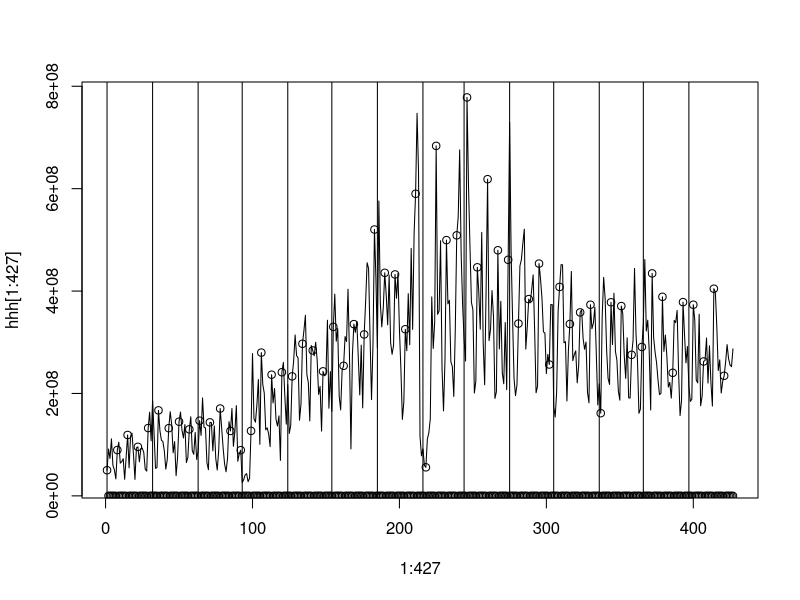

Here is the R script that generated this plot: (Note: this script raises an error after producing the figure.)
library("forecast")
###############################################
#读取数据

#season2 part2数据
#10w用户
finalTot=read.csv("finalTot.csv",header=FALSE)
for (i in 2:17){
        finalTot[,i]=as.numeric(finalTot[,i])
}
names(finalTot)=c("report_date","tbalance","ybalance","total_purchase_amt"
                  ,"direct_purchase_amt","purchase_bal_amt"
                  ,"purchase_bank_amt","total_redeem_amt","consume_amt","transfer_amt"
                  ,"tftobal_amt","tftocard_amt","share_amt"
                  ,"category1","category2","category3","category4")
finalTot$report_date=as.Date(as.character(finalTot$report_date),format="%Y%m%d")


#season2 part1数据
#10w用户
part1=read.csv("season2part1.csv",header=FALSE)
part1=part1[,-4]
part1[,3]=as.numeric(part1[,3])
names(part1)=c("report_date","total_purchase_amt","total_redeem_amt")

#old1数据
#3w用户
old1=read.csv("old1.csv")

#old2数据
#3w用户
old2=read.csv("old2.csv")
old2=old2[,-1]
names(old2)=c("report_date","total_purchase_amt","total_redeem_amt")

#中位数处理，去掉了大土豪的数据
medianTot=read.csv("medianTot.csv")
medianTot=medianTot[,-1]
###########探索性数据分析
myPlotTot=function(hhh){
        plot(1:427,hhh[1:427],type="l")
        temp=(strftime(finalTot$report_date,format="%d")=="01")
        temp2=(1:427)[temp]
        abline(v=temp2)
        sx=ts(finalTot$total_purchase_amt,frequency=7,start=c(1,1))
        points(1:427,(hhh*(cycle(sx)==1 +0)),type="p")
        points(1:427,(hhh*jiaqi),type="p",col="red")
        points(1:427,(hhh*buxiu),type="p",col="green")
}
par(mfrow=c(1,1))
myPlotTot(finalTot$purchase_bal_amt)
myPlotTot(finalTot$purchase_bank_amt)
myPlotTot(finalTot$total_purchase_amt)
myPlotTot(finalTot$total_redeem_amt)
myPlotTot(finalTot$consume_amt)
myPlotTot(finalTot$category1)
myPlotTot(finalTot$category2)
myPlotTot(finalTot$category3+finalTot$category4)
myPlotTot(finalTot$total_redeem_amt-(finalTot$category3+finalTot$category4))

myPlotTot(finalTot$total_redeem_amt-finalTot$tftocard_amt)
myPlotTot(finalTot$tftocard_amt)



myPlotTot(num[,2])
myPlotTot(medianTot$total_purchase_amt)
myPlotTot(part1$total_purchase_amt)
myPlotTot((finalTot$total_purchase_amt+part1$total_purchase_amt+old1$total_purchase_amt+old2$total_purchase_amt)/2.6)
myPlotTot(old1$total_purchase_amt)
myPlotTot(old2$total_purchase_amt)
plot(finalTot$total_purchase_amt[275:427],type="l")
lines(medianTot$total_purchase_amt[275:427]*94626/30000,col="red")
plot(finalTot$total_purchase_amt-medianTot$total_purchase_amt*94626/30000,type="l")

myPlotTot(finalTot$total_redeem_amt)
myPlotTot(medianTot$total_redeem_amt)
myPlotTot(part1$total_redeem_amt)
myPlotTot((finalTot$total_redeem_amt+part1$total_redeem_amt+old1$total_redeem_amt+old2$total_redeem_amt)/2.6)
myPlotTot(old1$total_redeem_amt)
myPlotTot(old2$total_redeem_amt)



plot(finalTot$total_redeem_amt,type="l")
lines(part1$total_redeem_amt,col="red")
lines((finalTot$total_redeem_amt+part1$total_redeem_amt+old1$total_redeem_amt+old2$total_redeem_amt)/2.6,col="red")

plot(old1$total_redeem_amt,type="l")
lines(old2$total_redeem_amt,col="red")

plot(finalTot$total_purchase_amt,type="l")
lines((finalTot$total_purchase_amt+part1$total_purchase_amt+old1$total_purchase_amt+old2$total_purchase_amt)/2.6,col="red")



##################################################
#####构建特征
jiaqitemp=c("2013-09-19","2013-09-20","2013-09-21","2013-10-01","2013-10-02","2013-10-03","2013-10-04","2013-10-05",
            "2013-10-06","2013-10-07","2014-01-01","2014-01-31","2014-02-01","2014-02-02","2014-02-03","2014-02-04",
            "2014-02-05","2014-02-06","2014-04-05","2014-04-06","2014-04-07","2014-05-01","2014-05-02","2014-05-03",
            "2014-05-31","2014-06-01","2014-06-02","2014-09-06","2014-09-07","2014-09-08")
jiaqitemp=as.Date(jiaqitemp)

jiaqi=finalTot$report_date %in% jiaqitemp+0
temp=as.Date("20140901",format="%Y%m%d")
sep=temp+0:29
yuceJiaqi=sep %in% jiaqitemp+0
buxiutemp=c("2013-09-22","2013-09-29","2013-10-12","2014-01-26","2014-02-08","2014-05-04","2014-09-28")
buxiutemp=as.Date(buxiutemp)
buxiu=finalTot$report_date %in% buxiutemp+0
#周末
xingqi=format(finalTot$report_date,format="%w")
zhoumo=as.numeric(xingqi%in%c("0","6"))
#月初，每月1号
yuechu=(strftime(finalTot$report_date,format="%d")=="01")+0
#####训练集特征构建
temp=ts(finalTot$total_purchase_amt,frequency=7,start=c(1,1))
#周1到周6dummy，每月1号dummy，补休日dummy
myFeature=data.frame(seasonaldummy(temp),yuechu,buxiu)
#周一到周五的节日dummy
myFeature$jiaqiN=jiaqi*(1-zhoumo)
#周六节日dummy
myFeature$jiaqi6=(1:427 %in% c(279,335))+0
#周日节日dummy
myFeature$jiaqi7=(1:427 %in% c(280,336))+0
#几号
myFeature$jihao=as.numeric(format(finalTot$report_date,format="%d"))
#假期前1天特征
myFeature$qian1=(1:427 %in% c(278,304,334))+0
#假期前2天特征
myFeature$qian2=(1:427 %in% c(277,303,333))+0
#1:427特征
myFeature$t=1:427
###########测试集特征构建
temp=ts(1:30,frequency=7,start=c(1,1))
Pseason=seasonaldummy(temp)
toP=data.frame(Pseason
               ,yuechu=(1:30%in%1)+0
               ,buxiu=(1:30%in%28)+0
               ,jiaqiN=(1:30%in%8)+0
               ,jiaqi6=(1:30%in%6)+0
               ,jiaqi7=(1:30%in%7)+0
               ,jihao=1:30
               ,qian1=(1:30%in%c(5,30))+0
               ,qian2=(1:30%in%c(4,29))+0
               ,t=428:457)

#################purchase模型
library("mgcv")
formulaStr="purchase~S1+S2+S3+S4+S5+S6+yuechu+buxiu+jiaqiN+jiaqi6+jiaqi7+s(t)"
#final
myFeature$purchase=finalTot$total_purchase_amt
finalFit=gam(as.formula(formulaStr),data=myFeature[275:427,],family=Gamma(link="log"))
purchase=exp(predict(finalFit,toP))
myPlotRes(finalFit)
plot(purchase,type="l")
myPlotTot(finalTot$total_purchase_amt)



#part1
myFeature$purchase=part1$total_purchase_amt
part1Fit=gam(as.formula(formulaStr),data=myFeature[275:427,],family=Gamma(link="log"))
#26w人全部数据
myFeature$purchase=(finalTot$total_purchase_amt+part1$total_purchase_amt+old1$total_purchase_amt+old2$total_purchase_amt)/2.6
totalFit=gam(as.formula(formulaStr),data=myFeature[275:427,],family=Gamma(link="log"))
#median处理过后的数据
myFeature$purchase=medianTot$total_purchase_amt*94626/30000
medianFit=gam(as.formula(formulaStr),data=myFeature[275:427,],family=Gamma(link="log"))
#################redeem模型
formulaStr="redeem~S1+S2+S3+S4+S5+S6+buxiu+jiaqiN+jiaqi6+jiaqi7+qian1+qian2+s(jihao)"
#final
myFeature$redeem=finalTot$total_redeem_amt
finalFit=gam(as.formula(formulaStr),data=myFeature[275:427,],family=Gamma(link="log"))
redeem=exp(predict(finalFit,toP))
redeem[28]=1000000000
plot(redeem,type="l")
plot(purchase,type="l")













#part1
myFeature$redeem=part1$total_redeem_amt
part1Fit=gam(as.formula(formulaStr),data=myFeature[275:427,],family=Gamma(link="log"))
#26w人全部数据
myFeature$redeem=(finalTot$total_redeem_amt+part1$total_redeem_amt+old1$total_redeem_amt+old2$total_redeem_amt)/2.6
totalFit=gam(as.formula(formulaStr),data=myFeature[275:427,],family=Gamma(link="log"))
############画图
plot(exp(predict(finalFit,toP)),type="o")
lines(exp(predict(part1Fit,toP)),type="o",col="blue")
lines(exp(predict(totalFit,toP)),type="o",col="red")
lines(exp(predict(medianFit,toP)),type="o",col="red")

myPlotRes=function(lmFit){
        plot(residuals(lmFit),type="o")
        temp=(strftime(finalTot$report_date,format="%d")=="01")
        temp2=(1:427)[temp]
        abline(v=temp2-274)
        points((residuals(lmFit)*zhoumo[275:427]),type="p")
        points((residuals(lmFit)*jiaqi[275:427]),type="p",col="red")
        points((residuals(lmFit)*buxiu[275:427]),type="p",col="green")       
}
myPlotRes(finalFit)
myPlotRes(part1Fit)
myPlotRes(totalFit)

plot












########第一天提交

#################purchase模型
library("mgcv")
formulaStr="purchase~S1+S2+S3+S4+S5+S6+yuechu+buxiu+jiaqiN+jiaqi6+jiaqi7"
#final
myFeature$purchase=finalTot$total_purchase_amt
finalFit=gam(as.formula(formulaStr),data=myFeature[275:427,],family=Gamma(link="log"))
purchase=exp(predict(finalFit,toP))
purchase[30]=purchase[30]*0.8
purchase[29]=purchase[29]*0.9
purchase[28]=900000000
purchase[8]=480000000

#################redeem模型
formulaStr="redeem~S1+S2+S3+S4+S5+S6+buxiu+jiaqiN+jiaqi6+jiaqi7+qian1+qian2+s(jihao)"
#final
myFeature$redeem=finalTot$total_redeem_amt
finalFit=gam(as.formula(formulaStr),data=myFeature[275:427,],family=Gamma(link="log"))
redeem=exp(predict(finalFit,toP))
redeem[28]=1000000000
plot(redeem,type="l")
plot(purchase,type="l")

write.csv(as.integer(purchase),"purchase1.csv",row.names=FALSE)
write.csv(as.integer(redeem),"redeem1.csv",row.names=FALSE)




########第二天提交

#################purchase模型
library("mgcv")
formulaStr="purchase~S1+S2+S3+S4+S5+S6+yuechu+buxiu+jiaqiN+jiaqi6+jiaqi7+s(jihao)"
#final
myFeature$purchase=finalTot$total_purchase_amt
finalFit=gam(as.formula(formulaStr),data=myFeature[275:427,],family=Gamma(link="log"))
purchase=exp(predict(finalFit,toP))
plot(purchase,type="l",col="red")
lines(finalTot$total_purchase_amt[400:427])
myPlotTot(finalTot$total_purchase_amt)
purchase[30]=purchase[30]*0.8
purchase[29]=purchase[29]*0.9

myFeature$shang=(finalTot$total_purchase_amt/gam(purchase~s(t),data=myFeature)$fitted.values)
tempFit=lm(shang~S1+S2+S3+S4+S5+S6,data=myFeature)
plot(myFeature$shang,type="l")
myPlotTot(myFeature$shang-tempFit$fitted.values)
lines(tempFit$fitted.values,col="red")
#################redeem模型
formulaStr="redeem~S1+S2+S3+S4+S5+S6+buxiu+jiaqiN+jiaqi6+jiaqi7+s(jihao)"
#final
myFeature$redeem=finalTot$total_redeem_amt
finalFit=gam(as.formula(formulaStr),data=myFeature[275:427,],family=Gamma(link="log"))
redeem=exp(predict(finalFit,toP))
myPlotTot(finalTot$total_redeem_amt)

myFeature$shang=(finalTot$total_redeem_amt/gam(redeem~s(t),data=myFeature)$fitted.values)
tempFit=lm(shang~S1+S2+S3+S4+S5+S6,data=myFeature)
plot(myFeature$shang,type="l")
myPlotTot(myFeature$shang-tempFit$fitted.values)
lines(tempFit$fitted.values,col="red")

plot(myFeature$shang-tempFit$fitted.values,type="o")


write.csv(as.integer(purchase),"purchase2.csv",row.names=FALSE)
write.csv(as.integer(redeem),"redeem2.csv",row.names=FALSE)



############第三天
myFeature$shang=(finalTot$total_purchase_amt/gam(purchase~s(t,k=14),data=myFeature)$fitted.values)
tempFit=lm(shang~S1+S2+S3+S4+S5+S6,data=myFeature)
plot(myFeature$shang,type="l")
myFeature$rrr=myFeature$shang-tempFit$fitted.values
myPlotTot(myFeature$rrr-gam(rrr~s(jihao,k=30),data=myFeature)$fitted.values)
lines(tempFit$fitted.values,col="red")
